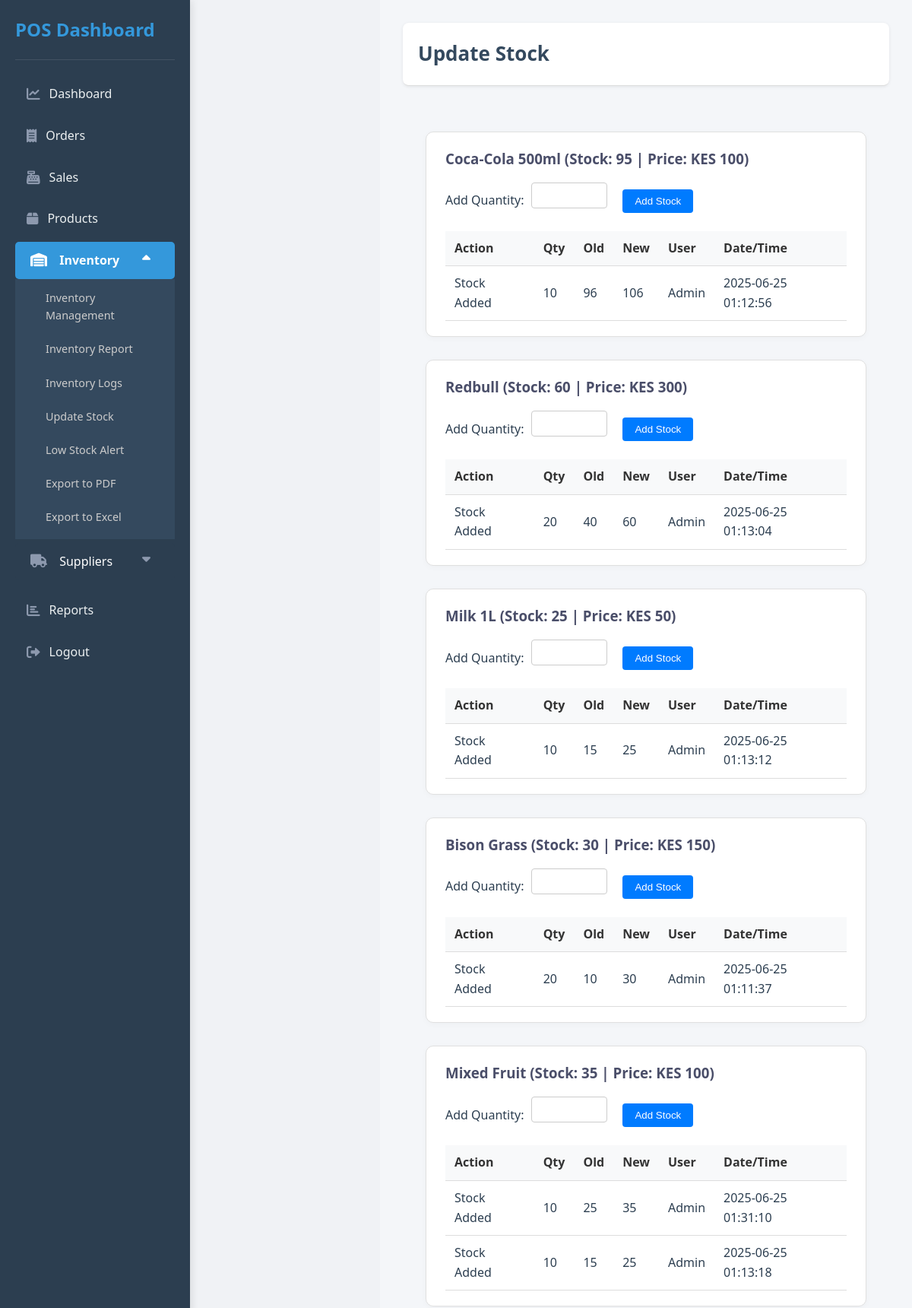
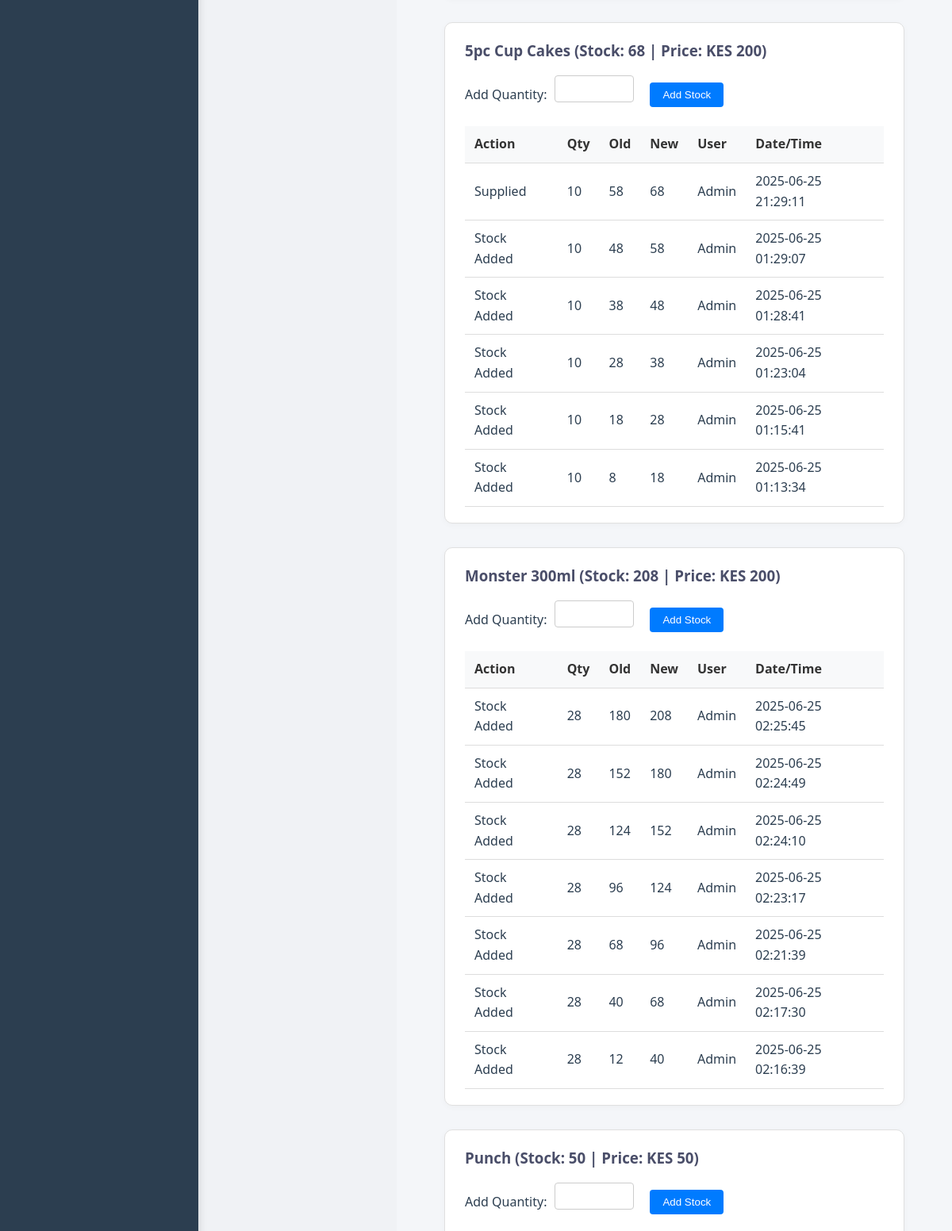
/update_stock.php (upper part), run on the app's committed database (2 pictures, top to bottom).
### tables this page shows
CREATE TABLE IF NOT EXISTS `products` (
  `id` int NOT NULL AUTO_INCREMENT,
  `product_name` varchar(100) NOT NULL,
  `price` int NOT NULL,
  `stock` int NOT NULL,
  `image` varchar(255) NOT NULL DEFAULT 'placeholder.jpg',
  `created_at` timestamp NOT NULL DEFAULT CURRENT_TIMESTAMP,
  `tax` int NOT NULL,
  PRIMARY KEY (`id`),
  UNIQUE KEY `name` (`product_name`),
  UNIQUE KEY `product_name` (`product_name`)
);

CREATE TABLE IF NOT EXISTS `inventory_logs` (
  `id` int NOT NULL AUTO_INCREMENT,
  `product_id` int NOT NULL,
  `action` varchar(50) NOT NULL,
  `quantity` int NOT NULL,
  `old_stock` int NOT NULL,
  `new_stock` int NOT NULL,
  `user` varchar(50) DEFAULT 'Admin',
  `timestamp` datetime DEFAULT CURRENT_TIMESTAMP,
  PRIMARY KEY (`id`),
  KEY `product_id` (`product_id`)
);

### update_stock.php (the view, shortened to what this page needs)
<?php
$conn = new mysqli("localhost", "root", "", "pos");
?>
<!DOCTYPE html>
<html lang="en">
<head>
    <link rel="stylesheet" href="styles.css" />
    <link rel="stylesheet" href="https://cdnjs.cloudflare.com/ajax/libs/font-awesome/6.0.0-beta3/css/all.min.css">
</head>
<body>
<div id="wrapper">
    <aside id="sidebar">
        <div class="sidebar-header">
            <h1>POS Dashboard</h1>
        </div>
            <ul class="sidebar-menu">
                <li><a href="admin-dashboard.php" ><i class="fas fa-chart-line"></i> Dashboard</a></li>
                <li><a href="admin-orders.php" ><i class="fas fa-receipt"></i> Orders</a></li>
                <li><a href="admin-sales.php" ><i class="fas fa-cash-register"></i> Sales</a></li>
                <li><a href="admin-products.php" ><i class="fas fa-box"></i> Products</a></li>
                <li class="dropdown open">
                    <li class="dropdown open">
                        <a href="#" class="dropdown-toggle active">
                            <i class="fas fa-warehouse"></i> Inventory
                            <i class="fas fa-caret-down caret-icon" style="float: right;"></i>
                        </a>
                    <ul class="dropdown-menu">
                        <li><a href="admin-inventory.php">Inventory Management</a></li>
                        <li><a href="inventory-report.php">Inventory Report</a></li>
                        <li><a href="inventory-history.php">Inventory Logs</a></li>
                        <li><a href="update_stock.php">Update Stock</a></li>
                        <li><a href="check_low_stock.php">Low Stock Alert</a></li>
                        <li><a href="export_inventory_pdf.php">Export to PDF</a></li>
                        <li><a href="export_inventory_excel.php">Export to Excel</a></li>
                    </ul>
                </li>
                    <li class="dropdown ">
                    <a href="#" class="dropdown-toggle ">
                        <i class="fas fa-truck"></i> Suppliers
                        <i class="fas fa-caret-down caret-icon" style="float: right;"></i>
                    </a>
                </li>
                <li><a href="sales-report.php"><i class="fas fa-chart-bar"></i> Reports</a></li>
                <li><a href="admin-logout.php"><i class="fas fa-sign-out-alt"></i> Logout</a></li>
            </ul>
    </aside>
    <div id="main-content">
        <header class="main-header">
            <h2>Update Stock</h2>
        </header>
        <main>
            <?php
            $products = $conn->query("SELECT * FROM products");
            while ($product = $products->fetch_assoc()):
                $product_id = $product['id'];
                $logs = $conn->query("SELECT * FROM inventory_logs WHERE product_id = $product_id ORDER BY timestamp DESC");
            ?>
                <div class="log-card">
                    <h3><?php echo htmlspecialchars($product['product_name']); ?> (Stock: <?php echo $product['stock']; ?> | Price: KES <?php echo $product['price']; ?>)</h3>
                    <form method="POST" style="margin-bottom:15px;">
                        <label>Add Quantity:</label>
                        <input type="number" name="quantity" min="1" required>
                        <input type="submit" name="add_stock" value="Add Stock" class="btn">
                    </form>
                    <?php if ($logs->num_rows > 0): ?>
                        <table>
                            <thead>
                                <tr>
                                    <th>Action</th>
                                    <th>Qty</th>
                                    <th>Old</th>
                                    <th>New</th>
                                    <th>User</th>
                                    <th>Date/Time</th>
                                </tr>
                            </thead>
                            <tbody>
                                <?php while ($log = $logs->fetch_assoc()): ?>
                                    <tr>
                                        <td><?php echo $log['action']; ?></td>
                                        <td><?php echo $log['quantity']; ?></td>
                                        <td><?php echo $log['old_stock']; ?></td>
                                        <td><?php echo $log['new_stock']; ?></td>
                                        <td><?php echo $log['user']; ?></td>
                                        <td><?php echo $log['timestamp']; ?></td>
                                    </tr>
                                <?php endwhile; ?>
                            </tbody>
                        </table>
                    <?php else: ?>
                        <p>No inventory logs for this product.</p>
                    <?php endif; ?>
                </div>
            <?php endwhile; ?>
        </main>
    </div>
</div>
</body>
</html>

### styles.css (style rules this page uses)
* { margin: 0; padding: 0; box-sizing: border-box; }
body { font-family: 'Segoe UI', Roboto, 'Helvetica Neue', Arial, sans-serif; background-color: #f0f2f5; color: #333; line-height: 1.6; height: 100vh; overflow: hidden; }
a { text-decoration: none; color: inherit; }
ul { list-style: none; }
#wrapper { display: flex; height: 100vh; }
#sidebar { width: 250px; background-color: #2c3e50; color: #ecf0f1; padding: 20px; display: flex; flex-direction: column; box-shadow: 2px 0 10px rgba(0, 0, 0, 0.1); overflow-y: auto; flex-shrink: 0; }
.sidebar-header { display: flex; align-items: center; padding-bottom: 20px; border-bottom: 1px solid rgba(255, 255, 255, 0.1); margin-bottom: 20px; }
.sidebar-header h1 { font-size: 1.5em; margin: 0; color: #3498db; }
.sidebar-menu { flex-grow: 1; }
.sidebar-menu li { margin-bottom: 5px; }
.sidebar-menu a { display: flex; align-items: center; padding: 12px 15px; color: #ecf0f1; border-radius: 5px; transition: background-color 0.2s ease, color 0.2s ease; font-weight: 500; }
.sidebar-menu a i { margin-right: 12px; font-size: 1.1em; color: #8d99ae; }
.sidebar-menu a.active { background-color: #3498db; color: #fff; font-weight: 600; }
.sidebar-menu a.active i { color: #fff; }
#main-content { flex-grow: 1; display: flex; flex-direction: column; background-color: #f0f2f5; overflow-y: auto; padding: 0; }
.main-header { background-color: #fff; padding: 20px 30px; border-bottom: 1px solid #e0e6ed; display: flex; justify-content: space-between; align-items: center; box-shadow: 0 2px 5px rgba(0, 0, 0, 0.05); position: sticky; top: 0; z-index: 900; }
.main-header h2 { font-size: 1.6em; color: #333; margin: 0; border-bottom: none; padding-bottom: 0; }
main { padding: 30px; flex-grow: 1; }
h2 { color: #2b2d42; margin-top: 0; margin-bottom: 1.5rem; border-bottom: 2px solid #8d99ae; padding-bottom: 0.5rem; }
h3 { color: #4a4e69; margin-top: 0; margin-bottom: 1rem; }
input[type="text"], input[type="number"], input[type="password"], select, textarea { width: calc(100% - 24px); padding: 12px; margin-bottom: 15px; border: 1px solid #ced4da; border-radius: 6px; box-sizing: border-box; font-size: 1rem; background-color: #fff; transition: border-color 0.2s ease; }

### data on the page
products: product_name "Coca-Cola 500ml", stock "95", price "100"
inventory_logs: action "Stock Added", quantity "10", old_stock "96", new_stock "106", user "Admin", timestamp "2025-06-25 01:12:56"
products: product_name "Redbull", stock "60", price "300"
inventory_logs: action "Stock Added", quantity "20", old_stock "40", new_stock "60", user "Admin", timestamp "2025-06-25 01:13:04"
products: product_name "Milk 1L", stock "25", price "50"
inventory_logs: action "Stock Added", quantity "10", old_stock "15", new_stock "25", user "Admin", timestamp "2025-06-25 01:13:12"
products: product_name "Bison Grass", stock "30", price "150"
inventory_logs: action "Stock Added", quantity "20", old_stock "10", new_stock "30", user "Admin", timestamp "2025-06-25 01:11:37"
products: product_name "Mixed Fruit", stock "35", price "100"
inventory_logs: action "Stock Added", quantity "10", old_stock "25", new_stock "35", user "Admin", timestamp "2025-06-25 01:31:10"
inventory_logs: action "Stock Added", quantity "10", old_stock "15", new_stock "25", user "Admin", timestamp "2025-06-25 01:13:18"
products: product_name "5pc Cup Cakes", stock "68", price "200"
inventory_logs: action "Supplied", quantity "10", old_stock "58", new_stock "68", user "Admin", timestamp "2025-06-25 21:29:11"
inventory_logs: action "Stock Added", quantity "10", old_stock "48", new_stock "58", user "Admin", timestamp "2025-06-25 01:29:07"
inventory_logs: action "Stock Added", quantity "10", old_stock "38", new_stock "48", user "Admin", timestamp "2025-06-25 01:28:41"
inventory_logs: action "Stock Added", quantity "10", old_stock "28", new_stock "38", user "Admin", timestamp "2025-06-25 01:23:04"
inventory_logs: action "Stock Added", quantity "10", old_stock "18", new_stock "28", user "Admin", timestamp "2025-06-25 01:15:41"
inventory_logs: action "Stock Added", quantity "10", old_stock "8", new_stock "18", user "Admin", timestamp "2025-06-25 01:13:34"
products: product_name "Monster 300ml", stock "208", price "200"
inventory_logs: action "Stock Added", quantity "28", old_stock "180", new_stock "208", user "Admin", timestamp "2025-06-25 02:25:45"
inventory_logs: action "Stock Added", quantity "28", old_stock "152", new_stock "180", user "Admin", timestamp "2025-06-25 02:24:49"
inventory_logs: action "Stock Added", quantity "28", old_stock "124", new_stock "152", user "Admin", timestamp "2025-06-25 02:24:10"
inventory_logs: action "Stock Added", quantity "28", old_stock "96", new_stock "124", user "Admin", timestamp "2025-06-25 02:23:17"
inventory_logs: action "Stock Added", quantity "28", old_stock "68", new_stock "96", user "Admin", timestamp "2025-06-25 02:21:39"
inventory_logs: action "Stock Added", quantity "28", old_stock "40", new_stock "68", user "Admin", timestamp "2025-06-25 02:17:30"
inventory_logs: action "Stock Added", quantity "28", old_stock "12", new_stock "40", user "Admin", timestamp "2025-06-25 02:16:39"
products: product_name "Punch", stock "50", price "50"
